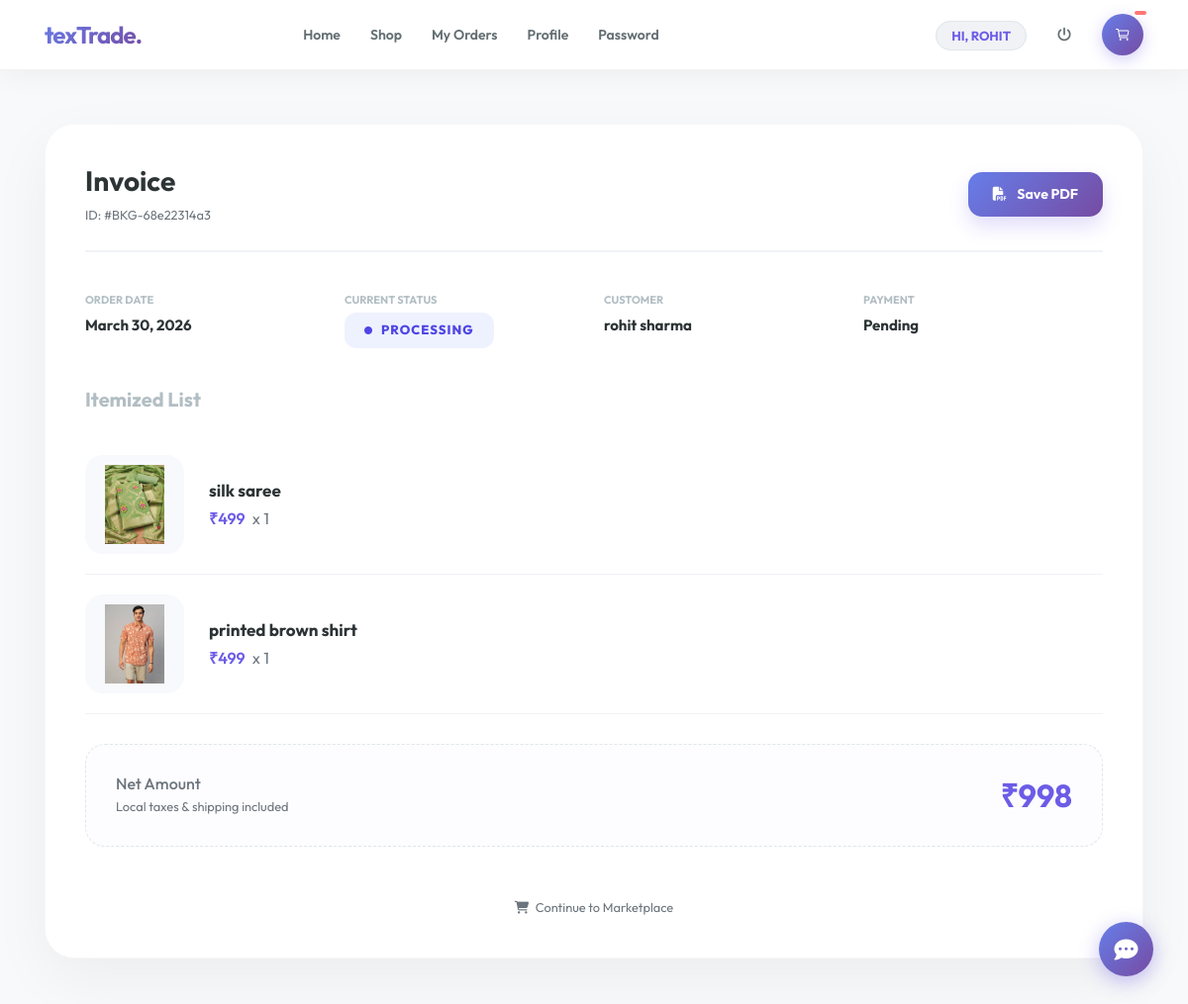
Page /booking_detail/BKG-68e22314a3/37 (signed in) on the earlier database version.
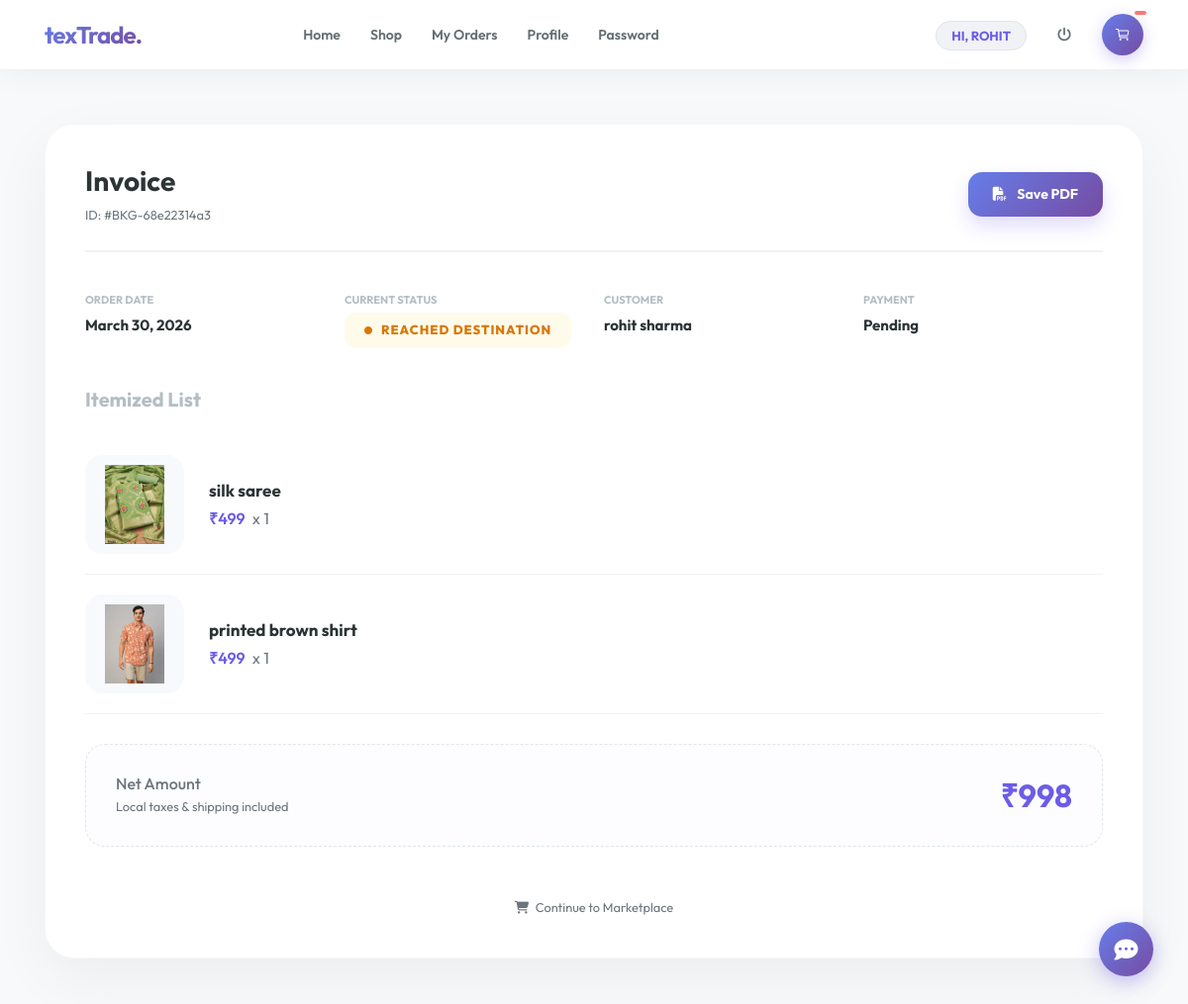
Same page on the later database version.
### textiles/models.py (models this page shows, shortened)
class Booking(models.Model):
    id = models.AutoField(primary_key=True)
    status = models.CharField(max_length=30,null=True)
    profile = models.ForeignKey(Profile, on_delete=models.CASCADE, null=True)
    booking_id = models.CharField(max_length=200, unique=True, blank=True)
    book_date = models.CharField(max_length=30, null=True)
    total = models.IntegerField(null=True)
    payment = models.ForeignKey(Payment, on_delete=models.SET_NULL, null=True, blank=True )

class Payment(models.Model):
    id = models.AutoField(primary_key=True)
    order_id = models.CharField(max_length=100, null = True)
    payment_id = models.CharField(max_length=100, blank=True, null=True)
    amount = models.FloatField()
    status = models.CharField(max_length=20, default="Pending")

### textiles/views.py (the view)
# urls.py: path('booking_detail/<str:pid>/<bid>', booking_detail, name='booking_detail'),
@login_required
def booking_detail(request, pid, bid):
    if not request.user.is_authenticated:
        return redirect('login')
    booking = get_object_or_404(
        Booking, booking_id=pid, id=bid, profile__user=request.user
    )
    bookitem = BookingItem.objects.filter(booking=booking)
    li = []
    for i in bookitem:
        li.append(i.product)
    total_price = booking.total
    reviewed_product_ids = set(
        Review.objects.filter(user=request.user).values_list("product_id", flat=True)
    )
    pending_review_items, has_reviewable_products = _pending_reviews_for_booking_items(
        booking, bookitem, reviewed_product_ids
    )
    context = {
        "book": li,
        "booking": booking,
        "product": bookitem,
        "total": total_price,
        "pending_review_items": pending_review_items,
        "has_reviewable_products": has_reviewable_products,
    }
    return render(request, "booking_detail.html", context)

### textiles/views.py (called while the page is built, shortened)
def _pending_reviews_for_booking_items(booking, items, reviewed_product_ids):
    pending = []
    has_reviewable = False
    if (booking.status or "").strip().lower() != "delivered":
        return pending, has_reviewable

### textiles/templates/booking_detail.html (shortened to what this page needs)
{% extends 'navigation.html' %}
{% block body %}
{% load static %}
<div class="container pb-5">
    <div class="invoice-card">
        <div class="invoice-top-bar">
            <div>
                <h3 class="font-weight-bold mb-1">Invoice</h3>
                <span class="text-muted small">ID: #{{ booking.booking_id }}</span>
            </div>
            <button onclick="window.print()" class="btn-download">
                <i class="fas fa-file-pdf mr-2"></i> Save PDF
            </button>
        </div>
        <div class="order-meta-grid">
            <div class="meta-box">
                <span class="label">Order Date</span>
                <span class="value">{{ booking.book_date}}</span>
            </div>
            <div class="meta-box">
                <span class="label">Current Status</span>
                <div class="status-text-pill">
                    <i class="fas fa-circle" style="font-size: 8px;"></i> {{ booking.status }}
                </div>
            </div>
            <div class="meta-box">
                <span class="label">Customer</span>
                <span class="value">{{ request.user.first_name }} {{ request.user.last_name }}</span>
            </div>
            <div class="meta-box">
                <span class="label">Payment</span>
                <span class="value">{% if booking.payment %}{{ booking.payment.status }}{% else %}—{% endif %}</span>
            </div>
        </div>
        <h5 class="font-weight-bold mb-4" style="color: #b2bec3;">Itemized List</h5>
        {% for i in product %}
        <div class="item-row">
            <div class="item-img">
                <img src="{{ i.product_image.url }}" alt="Item">
            </div>
            <div class="item-info">
                <div class="item-name">{{ i.product_name }}</div>
                <div class="item-price-qty">₹{{ i.product_price }} <span class="text-muted font-weight-normal ml-1">x {{ i.quantity }}</span></div>
            </div>
        </div>
        {% endfor %}
        <div class="total-section">
            <div>
                <h6 class="text-muted mb-1">Net Amount</h6>
                <p class="small text-muted mb-0">Local taxes & shipping included</p>
            </div>
            <div class="text-right">
                <h2 class="font-weight-bold mb-0" style="color: var(--accent-purple);">₹{{ total }}</h2>
            </div>
        </div>
        <div class="text-center mt-5">
            <a href="{% url 'view_product' 0 %}" class="text-muted small" style="text-decoration: none;">
                <i class="fas fa-shopping-cart mr-1"></i> Continue to Marketplace
            </a>
        </div>
    </div>
</div>
{% endblock %}

Differences in the rows shown:
changed Booking "BKG-68e22314a3": status "PROCESSING" → "REACHED DESTINATION"
